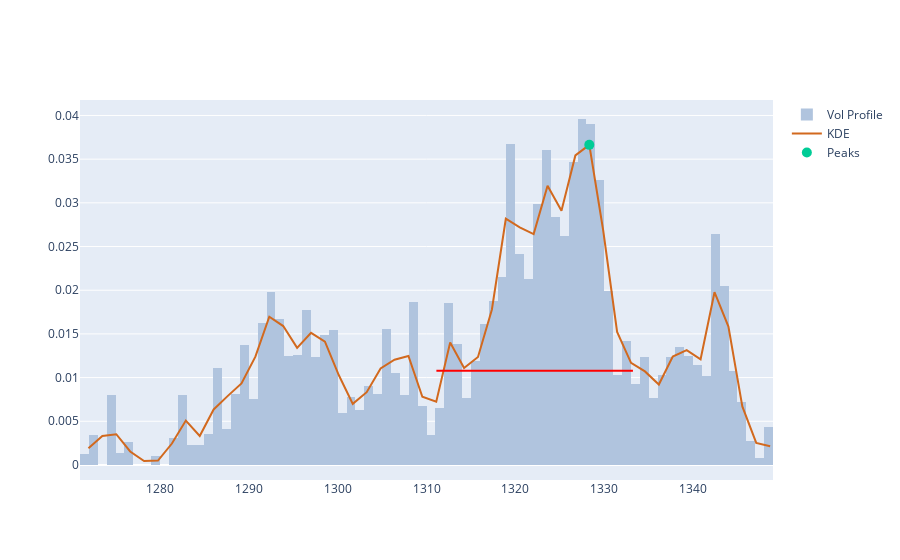

This figure's notebook cell:
### Code cell
left_ips = peak_props['left_ips']
right_ips = peak_props['right_ips']
width_x0 = xr.min() + (left_ips * ticks_per_sample)
width_x1 = xr.min() + (right_ips * ticks_per_sample)
width_y = peak_props['width_heights']

fig = get_dist_plot(data.close, data.volume, xr, kdy)
fig.add_trace(go.Scatter(name='Peaks', x=pkx, y=pky, mode='markers', marker=pk_marker_args))

for x0, x1, y in zip(width_x0, width_x1, width_y):
    fig.add_shape(type='line',
        xref='x', yref='y',
        x0=x0, y0=y, x1=x1, y1=y,
        line=dict(
            color='red',
            width=2,
        )
    )
fig.show()

### Figure 1 — Plotly figure (JSON) as saved in the notebook; plotly's stock layout.template omitted (floating-point values rounded to 4 significant figures; data arrays with more than 128 entries replaced by an {"elided": "..."} marker saying what was removed)
{"data": [{"histfunc": "sum", "histnorm": "probability density", "marker": {"color": "#B0C4DE"}, "name": "Vol Profile", "nbinsx": 150, "type": "histogram", "x": {"elided": "2939 float values"}, "y": {"elided": "2939 float values"}}, {"marker": {"color": "#D2691E"}, "mode": "lines", "name": "KDE", "type": "scatter", "x": [1272.0, 1274.0, 1275.0, 1277.0, 1278.0, 1280.0, 1281.0, 1283.0, 1284.0, 1286.0, 1288.0, 1289.0, 1291.0, 1292.0, 1294.0, 1295.0, 1297.0, 1299.0, 1300.0, 1302.0, 1303.0, 1305.0, 1306.0, 1308.0, 1310.0, 1311.0, 1313.0, 1314.0, 1316.0, 1317.0, 1319.0, 1320.0, 1322.0, 1324.0, 1325.0, 1327.0, 1328.0, 1330.0, 1331.0, 1333.0, 1335.0, 1336.0, 1338.0, 1339.0, 1341.0, 1342.0, 1344.0, 1346.0, 1347.0, 1349.0], "y": [0.001922, 0.003321, 0.003519, 0.001544, 0.0004534, 0.0005079, 0.002453, 0.005078, 0.00332, 0.006355, 0.007878, 0.009328, 0.01239, 0.01696, 0.0159, 0.0134, 0.01512, 0.01412, 0.01027, 0.00699, 0.008325, 0.01105, 0.01204, 0.01247, 0.007802, 0.00724, 0.01403, 0.0111, 0.01236, 0.01779, 0.02818, 0.0272, 0.02642, 0.03195, 0.02909, 0.03542, 0.03664, 0.02683, 0.01522, 0.01168, 0.01071, 0.009206, 0.01241, 0.01314, 0.01209, 0.01977, 0.01583, 0.006698, 0.002516, 0.002146]}, {"marker": {"size": 10}, "mode": "markers", "name": "Peaks", "type": "scatter", "x": [1328.0], "y": [0.03664]}], "layout": {"shapes": [{"line": {"color": "red", "width": 2}, "type": "line", "x0": 1311.0, "x1": 1333.0, "xref": "x", "y0": 0.01077, "y1": 0.01077, "yref": "y"}]}}
